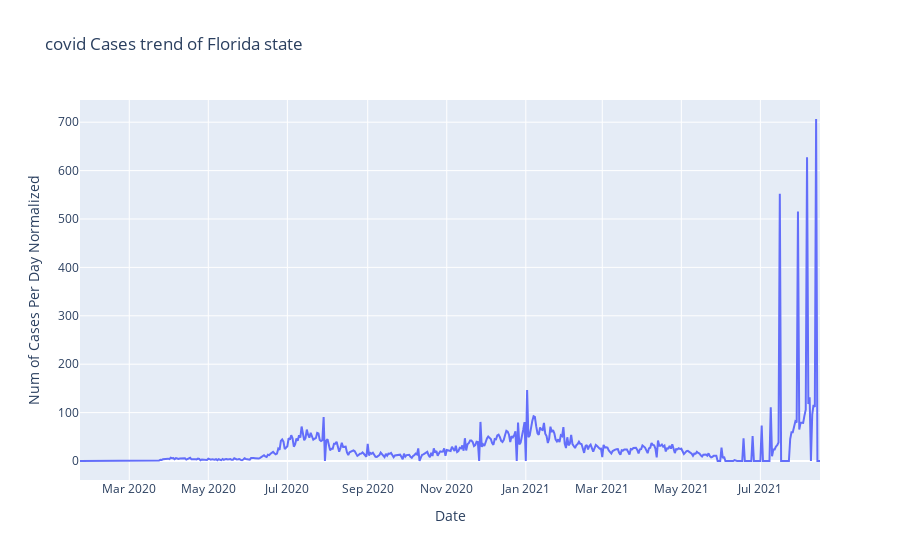

Here is the notebook cell this chart was saved with:
### Code cell
fig3_fl = px.line(FLstate_date, x="Date", y='Num of Cases Per Day Normalized',title='covid Cases trend of Florida state')
fig3_fl.show()

### Figure 1 — Plotly figure (JSON) as saved in the notebook; plotly's stock layout.template omitted (floating-point values rounded to 4 significant figures; data arrays with more than 128 entries replaced by an {"elided": "..."} marker saying what was removed)
{"data": [{"hovertemplate": "Date=%{x}<br>Num of Cases Per Day Normalized=%{y}<extra></extra>", "legendgroup": "", "line": {"color": "#636efa", "dash": "solid"}, "mode": "lines", "name": "", "orientation": "v", "showlegend": false, "type": "scatter", "x": {"elided": "572 str values"}, "xaxis": "x", "y": {"elided": "572 float values"}, "yaxis": "y"}], "layout": {"legend": {"tracegroupgap": 0}, "title": {"text": "covid Cases trend of Florida state"}, "xaxis": {"anchor": "y", "domain": [0, 1], "title": {"text": "Date"}}, "yaxis": {"anchor": "x", "domain": [0, 1], "title": {"text": "Num of Cases Per Day Normalized"}}}}
